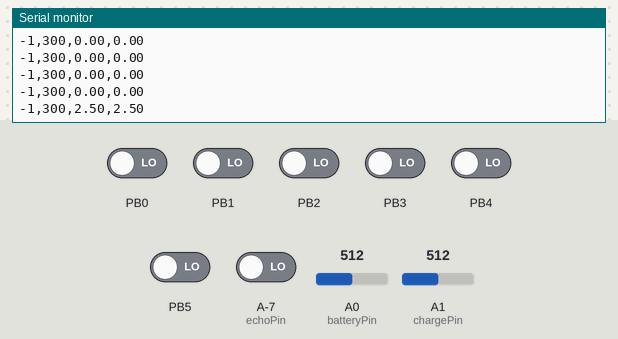
The sketch below on a simulated ATtiny85, built with avr-gcc and run on an emulated ATtiny85. Parts: the last lines printed to the serial monitor. The inputs (shaded band) are chosen by the test bench; at power-on: A-7 (echoPin), PB0–5 LOW, A0 (batteryPin) = 512, A1 (chargePin) = 512.

Above: at 1.2 s.
1.3 s: A0 (batteryPin) set to 716
At 1.52 s:
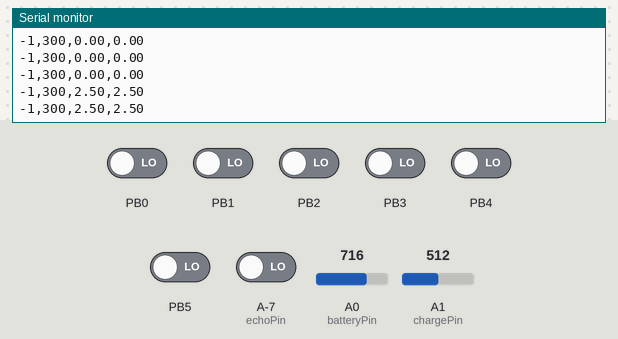
2.8 s: A1 (chargePin) set to 716
At 2.93 s:
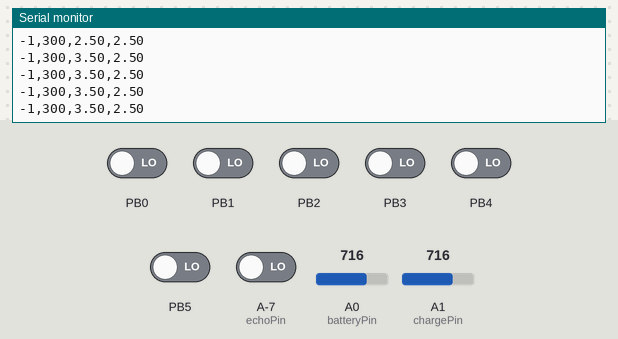
4.3 s: A0 (batteryPin) set to 900
At 4.33 s:
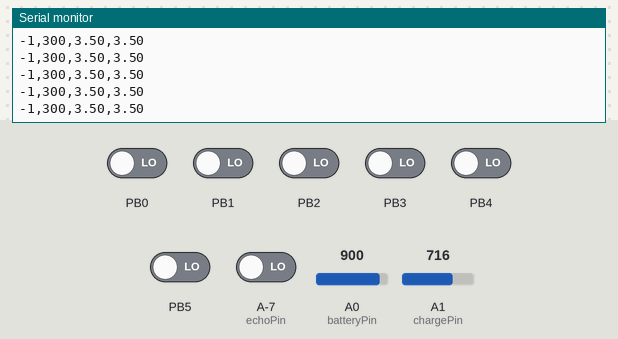
5.8 s: A1 (chargePin) set to 900
At 5.94 s:
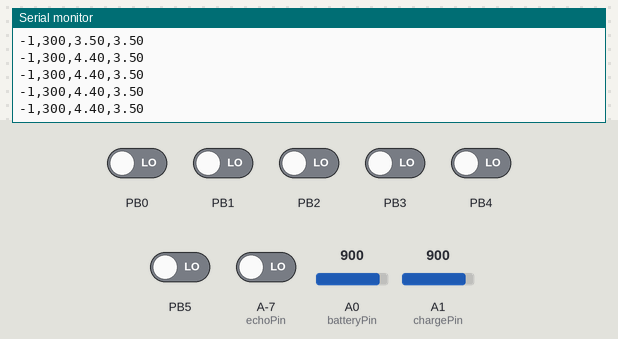
Timing chart, 0 to 8.3 s (numbered marks = the images above; inputs shaded):
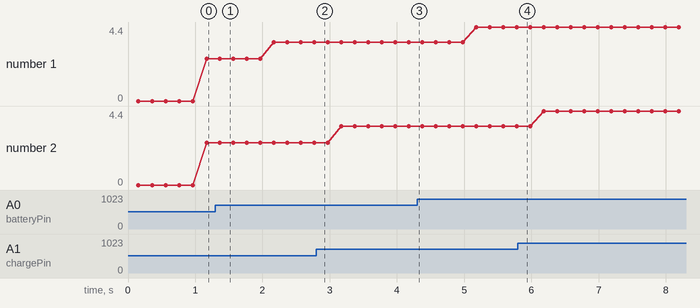

Measured:
- plotted number 1: 2.5 → 3.5 after the input at 1.3 s, 3.5 → 4.4 after the input at 4.3 s

The sketch:

sensorsCode.ino
```cpp
#include "TimedAction/TimedAction.cpp"

// defines pins numbers
const int trigPin = 6;
const int echoPin = 7;

const int batteryPin = A0;

const int chargePin = A1;

// defines variables
long duration;

int distance;
float batteryVoltage;
int irAngle;
float chargeVoltage;

//Function headers
void findDistance();
void readIR();
long readVcc();
void readBatteryVoltage();
void printData();
void readChargingVoltage();

//Protothreaded actions
TimedAction distanceAction = TimedAction(200, findDistance);
TimedAction irAction = TimedAction(100, 200, readIR);
TimedAction batteryAction = TimedAction(1000, readBatteryVoltage);
TimedAction chargeAction = TimedAction(1000, readChargingVoltage);
TimedAction printAction = TimedAction(50, 100, printData);


void setup() {
  pinMode(trigPin, OUTPUT); // Sets the trigPin as an Output
  pinMode(echoPin, INPUT); // Sets the echoPin as an Input

 //Infrared reciever pins
  DDRB = 0x0;
  //PORTB = 0xFF;

  pinMode(batteryPin, INPUT); //Battery voltage read pin
  pinMode(chargePin, INPUT);

  Serial.begin(9600); // Starts the serial communication


}

//Continuous looping forever!
void loop() {

  distanceAction.check();
  irAction.check();
  batteryAction.check();
  chargeAction.check();
  printAction.check();

}

//Print out the serial information.
//This prints in the format distance,irAngle,batteryVoltage\n
void printData() {

  //Print data here
  Serial.print(distance);
  Serial.print(",");
  Serial.print(irAngle);
  Serial.print(",");
  Serial.print(batteryVoltage);
  Serial.print(",");
  Serial.print(chargeVoltage);
  Serial.println();

}


byte input;    //the input from the dig pins
int ir[5];
int degree[5] = {0,45,90,135,180};  //Possible angles
int zero =0;       //to store how many 1 we are reading
int sum =0;       //sum for the sum of degeees.

//Read and calibrate infrared sensors
void readIR() {

  //IR sensor data here

  zero=0;
  sum=0;
  for(int i=0 ; i<5 ; i++){
    ir[i] =0 ;
  }

  //Serial.println(i);
  for (int j =0 ; j < 80; j++)
  {
    input = PINB;
    delay(1);
    //Serial.print(bitRead(input,i));
    if (bitRead(input, 0) == 0)
      ir[0] = 1;
    if (bitRead(input, 1) == 0)
      ir[1] = 1;
    if (bitRead(input, 2) == 0)
      ir[2] = 1;
    if (bitRead(input, 3) == 0)
      ir[3] = 1;
    if (bitRead(input, 4) == 0)
      ir[4] = 1;

  }

  for (int i=0 ;i <5; i++){
    //Serial.println(bitRead(input,i));
    if (ir[i]== 1)
      zero++;
  }

  if (zero == 0)                         //there is no signals.
    irAngle = 200;
  else if (zero == 1){                  // Only one IR reciever detects the signal.
    for (int i =0 ; i<5; i++){
      if (ir[i]==1)
        irAngle = degree[i];
    }
  }
  else if (zero == 2){                 // There is two IR receiver detects the signal.
    for (int i= 0; i<5; i++){
      if (ir[i]== 1)
        sum += degree[i];
      }
      irAngle = sum / 2;
  }
  else
    irAngle = 300;

}

//This function reads our Vcc voltage, and returns it in millivolts.
//This is accomplished by reading the internal reference voltage agains AVcc,
//then calibrating Vcc based on the inaccuracy  of that read.
long readVcc() {
  // Read 1.1V reference against AVcc
  // set the reference to Vcc and the measurement to the internal 1.1V reference
  #if defined(__AVR_ATmega32U4__) || defined(__AVR_ATmega1280__) || defined(__AVR_ATmega2560__)
    ADMUX = _BV(REFS0) | _BV(MUX4) | _BV(MUX3) | _BV(MUX2) | _BV(MUX1);
  #elif defined (__AVR_ATtiny24__) || defined(__AVR_ATtiny44__) || defined(__AVR_ATtiny84__)
    ADMUX = _BV(MUX5) | _BV(MUX0);
  #elif defined (__AVR_ATtiny25__) || defined(__AVR_ATtiny45__) || defined(__AVR_ATtiny85__)
    ADMUX = _BV(MUX3) | _BV(MUX2);
  #else
    ADMUX = _BV(REFS0) | _BV(MUX3) | _BV(MUX2) | _BV(MUX1);
  #endif

  delay(2); // Wait for Vref to settle
  ADCSRA |= _BV(ADSC); // Start conversion
  while (bit_is_set(ADCSRA,ADSC)); // measuring

  uint8_t low  = ADCL; // must read ADCL first - it then locks ADCH
  uint8_t high = ADCH; // unlocks both

  long result = (high << 8) | low;

  result = 1125300L / result; // Calculate Vcc (in mV); 1125300 = 1.1*1023*1000
  return result; // Vcc in millivolts
}

void readBatteryVoltage() {

  long Vcc = readVcc();
  //Serial.print("Vcc: ");
  //Serial.println(Vcc);
  //temp
  //Vcc = 4950.0;

  //Read battery voltage here
  //analogReference(INTERNAL);
  unsigned int raw = analogRead(batteryPin);
  batteryVoltage = ((float) raw / 1023.0 * (Vcc / 1000.0));

}

void readChargingVoltage() {
  long Vcc = readVcc();

  //Read charging voltage here
  unsigned int raw = analogRead(chargePin);
  chargeVoltage = ((float) raw / 1023.0 * (Vcc / 1000.0));

}

//This function finds the approximate distance of the object
//using the ultrasonic range finder.
//
void findDistance() {
  // Clears the trigPin
  digitalWrite(trigPin, LOW);
  delayMicroseconds(2);

  // Sets the trigPin on HIGH state for 10 micro seconds
  digitalWrite(trigPin, HIGH);
  delayMicroseconds(10);
  digitalWrite(trigPin, LOW);

  // Reads the echoPin, returns the sound wave travel time in microseconds
  //We put a timeout of 80ms, so it doesn't stall our processor too long.
  duration = pulseIn(echoPin, HIGH, 80000);

  // Calculating the distance
  //This equation comes from the datasheet of the rangefinder.
  distance = duration / 58.0;
  if (distance == 0){
    distance = -1;
  }
}


/*prints val with number of decimal places determine by precision
// precision is a number from 0 to 6 indicating the desired decimial places
example: printDouble( 3.1415, 2); // prints 3.14 (two decimal places)*/
void printDouble( double val, byte precision){
 Serial.print (int(val));  //prints the int part
 if( precision > 0) {
   Serial.print("."); // print the decimal point
   unsigned long frac;
   unsigned long mult = 1;
   byte padding = precision -1;
   while(precision--)
      mult *=10;

   if(val >= 0)
     frac = (val - int(val)) * mult;
   else
     frac = (int(val)- val ) * mult;
   unsigned long frac1 = frac;
   while( frac1 /= 10 )
     padding--;
   while(  padding--)
     Serial.print("0");
   Serial.print(frac,DEC) ;
 }
}
```

TimedAction.h
```cpp
// (licence header left out)
#ifndef TIMEDACTION_H
#define TIMEDACTION_H

#include "Arduino.h"

#define NO_PREDELAY 0

class TimedAction {

  public:
    TimedAction(unsigned long interval,void (*function)());
    TimedAction(unsigned long prev,unsigned long interval,void (*function)());

	void reset();
	void disable();
	void enable();
	void check();

	void setInterval( unsigned long interval );

  private:
    bool active;
    unsigned long previous;
    unsigned long interval;
    void (*execute)();

};

#endif

/*
|| @changelog
|| | 1.6 2010-10-08 - Alexander Brevig : Changed datatype of interval from unsigned int to unsigned long
|| | 1.5 2009-10-25 - Alexander Brevig : Added setInterval , requested by: Boris Neumann
|| | 1.4 2009-05-06 - Alexander Brevig : Added reset()
|| | 1.3 2009-04-16 - Alexander Brevig : Added disable() and enable(), requested by: http://www.arduino.cc/cgi-bin/yabb2/YaBB.pl?action=viewprofile;username=ryno
|| | 1.2 2009-04-13 - Alexander Brevig : Added a constructor
|| | 1.1 2009-04-08 - Alexander Brevig : Added an example that demonstrates three arduino examples at once
|| | 1.0 2009-03-23 - Alexander Brevig : Initial Release
|| #
*/
```
